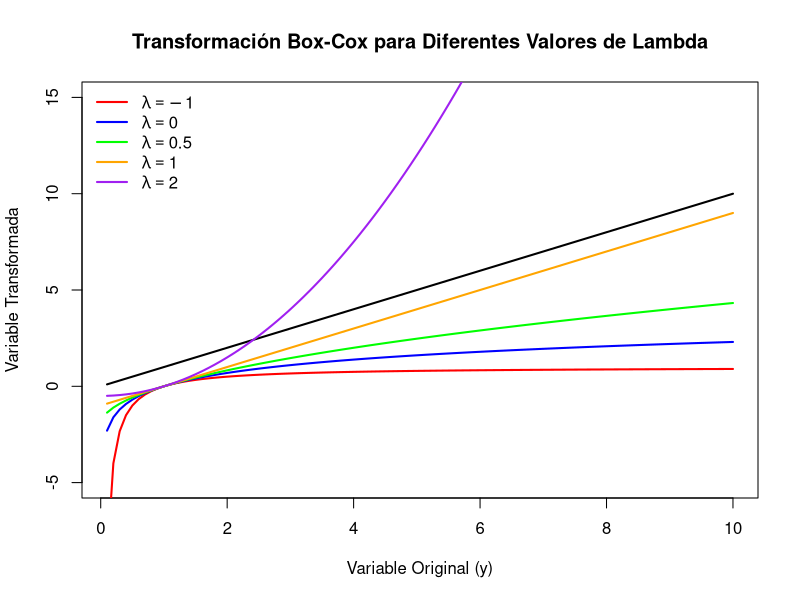
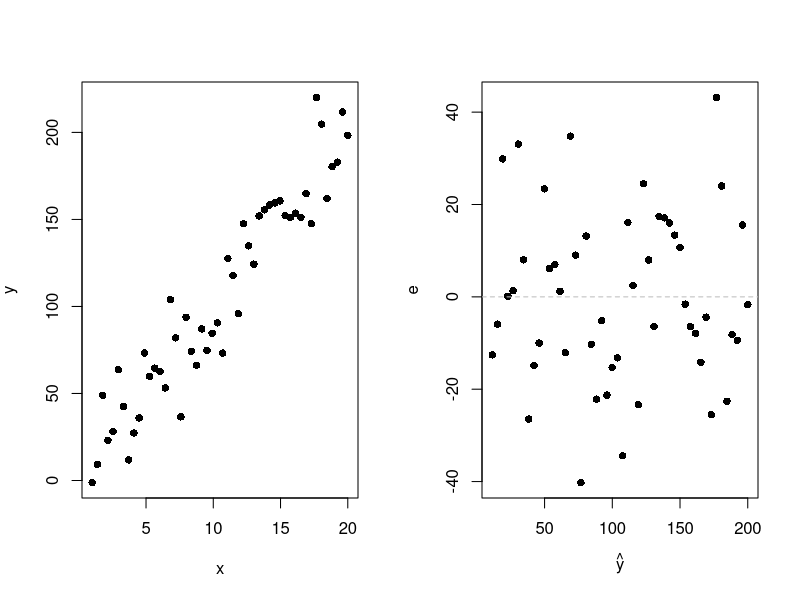

Write R code to recreate these figures, in order.
# Definir la función de transformación Box-Cox
box_cox <- function(y, lambda) {
  if (lambda == 0) {
    return(log(y))  # Transformación logarítmica cuando lambda = 0
  } else {
    return((y^lambda - 1) / lambda)
  }
}

# Generar datos de ejemplo
y <- seq(0.1, 10, by = 0.1)  # Datos de ejemplo (evitar ceros para prevenir problemas con log)

# Aplicar la transformación Box-Cox para diferentes valores de lambda
valores_lambda <- c(-1, 0, 0.5, 1, 2)  # Diferentes valores de lambda
valores_transformados <- lapply(valores_lambda, function(l) box_cox(y, l))

# Graficar las transformaciones
plot(y, y, type = "l", col = "black", lwd = 2, ylim = c(-5, 15),
     main = "Transformación Box-Cox para Diferentes Valores de Lambda",
     xlab = "Variable Original (y)", ylab = "Variable Transformada")
colores <- c("red", "blue", "green", "orange", "purple")
etiquetas_leyenda <- c(expression(lambda == -1), expression(lambda == 0), 
                       expression(lambda == 0.5), expression(lambda == 1), 
                       expression(lambda == 2))

# Agregar los valores transformados al gráfico
for (i in seq_along(valores_lambda)) {
  lines(y, valores_transformados[[i]], col = colores[i], lwd = 2)
}

# Agregar la leyenda
legend("topleft", legend = etiquetas_leyenda, col = colores, lwd = 2, bty = "n")




# Simular datos para replicar
set.seed(123)  # Para reproducibilidad
x <- seq(1, 20, length.out = 50)  # Variable predictora
y <- 10 * x + rnorm(50, mean = 0, sd = 20)  # Variable dependiente con ruido

# Ajustar un modelo lineal
modelo <- lm(y ~ x)

# Extraer residuos y valores ajustados
residuos <- resid(modelo)
valores_ajustados <- fitted(modelo)

# Crear las gráficas una al lado de la otra
png("graficas_replicadas_exactas.png", width = 1000, height = 500)  # Guardar como archivo
par(mfrow = c(1, 2))  # Organizar gráficas en una fila y dos columnas

# Gráfica 1: Diagrama de dispersión de y vs x
plot(x, y, main = "", xlab = expression(x), ylab = expression(y), pch = 16, col = "black")

# Gráfica 2: Gráfica de residuos (e vs valores ajustados)
plot(valores_ajustados, residuos, main = "", xlab = expression(hat(y)), ylab = expression(e), pch = 16, col = "black")
abline(h = 0, lty = 2, col = "gray")  # Línea horizontal en residual = 0

dev.off()  # Cerrar el dispositivo gráfico







